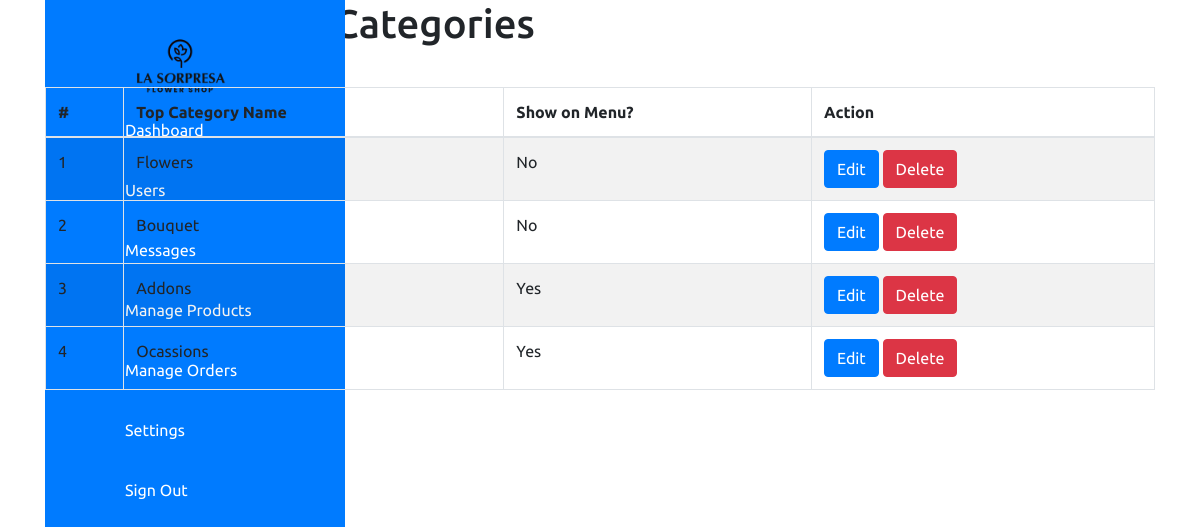
The page /admin/settings/topcategory.php (signed in) on the database as committed earlier.
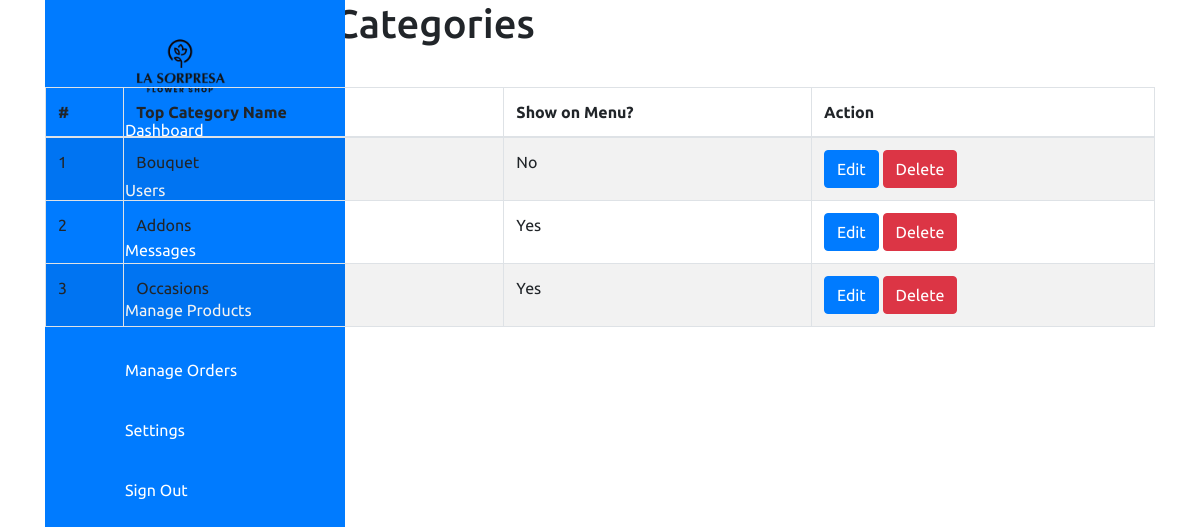
The same page on the database as committed later.
### tables this page shows
CREATE TABLE `top_category` (
  `tcat_id` int(11) NOT NULL,
  `tcat_name` varchar(255) NOT NULL,
  `show_on_menu` int(1) NOT NULL
);

### admin/settings/topcategory.php (the view, shortened to what this page needs)
<?php require_once('../header.php'); ?>
<body>
    <div class="container">
        <div class="navigation">
            <ul>
                <li>
                    <a href="#">
                        <div class="logo-container">
                            <img src="../images/logo.png" alt="Logo" class="logo" />
                        </div>
                        <span class="title"></span>
                    </a>
                </li>
                <li>
                    <a href="../dashboard.php">
                        <span class="icon">
                        </span>
                        <span class="title">Dashboard</span>
                    </a>
                </li>
                <li>
                    <a href="../users.php">
                        <span class="icon">
                        </span>
                        <span class="title">Users</span>
                    </a>
                </li>
                <li>
                    <a href="#">
                        <span class="icon">
                        </span>
                        <span class="title">Messages</span>
                    </a>
                </li>
                <li>
                    <a href="../product/product.php">
                        <span class="icon">
                        </span>
                        <span class="title">Manage Products</span>
                    </a>
                </li>
                <li>
                    <a href="#">
                        <span class="icon">
                        </span>
                        <span class="title">Manage Orders</span>
                    </a>
                </li>
                <li>
                    <a href="../settings.php">
                        <span class="icon">
                        </span>
                        <span class="title">Settings</span>
                    </a>
                </li>
                <li>
                    <a href="../logout.php">
                        <span class="icon">
                        </span>
                        <span class="title">Sign Out</span>
                    </a>
                </li>
            </ul>
        </div>
<section class="content-header">
	<div class="content-header-left">
		<h1>View Top Level Categories</h1>
	</div>
	<div class="content-header-right">
		<a href="topcategory-add.php" class="btn btn-primary btn-sm">Add New</a>
	</div>
</section>
<section class="content">
  <div class="row">
    <div class="col-md-12">
      <div class="box box-info">
        <div class="box-body table-responsive">
          <table id="example1" class="table table-bordered table-hover table-striped">
			<thead>
			    <tr>
			        <th>#</th>
			        <th>Top Category Name</th>
                    <th>Show on Menu?</th>
			        <th>Action</th>
			    </tr>
			</thead>
            <tbody>
            	<?php
            	$i=0;
            	$statement = $pdo->prepare("SELECT * FROM top_category ORDER BY tcat_id DESC");
            	$statement->execute();
            	$result = $statement->fetchAll(PDO::FETCH_ASSOC);
            	foreach ($result as $row) {
            		$i++;
            		?>
					<tr>
	                    <td><?php echo $i; ?></td>
	                    <td><?php echo $row['tcat_name']; ?></td>
                        <td>
                            <?php
                                if($row['show_on_menu'] == 1) {
                                    echo 'Yes';
                                } else {
                                    echo 'No';
                                }
                            ?>
                        </td>
	                    <td>
	                        <a href="topcategory-edit.php?id=<?php echo $row['tcat_id']; ?>" class="btn btn-primary btn-xs">Edit</a>
	                        <a href="#" class="btn btn-danger btn-xs" data-href="topcategory-delete.php?id=<?php echo $row['tcat_id']; ?>" data-toggle="modal" data-target="#confirm-delete">Delete</a>
	                    </td>
	                </tr>
            		<?php
            	}
            	?>
            </tbody>
          </table>
        </div>
      </div>
</section>

Rows that differ between the two databases and show on the page:
removed top_category: tcat_name "Flowers", show_on_menu "No"
changed top_category: tcat_name "Ocassions" → "Occasions"
